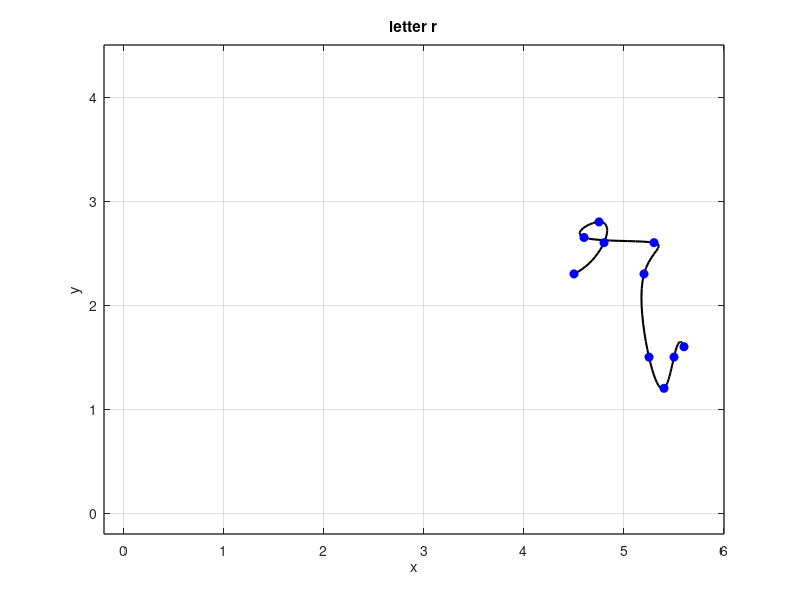

Write MATLAB code to recreate this figure.
% Define data points
x = [4.5 4.8 4.75 4.6 5.3 5.2 5.25 5.4 5.5 5.6];
y = [2.3 2.6 2.8 2.65 2.6 2.3 1.5 1.2 1.5 1.6];

n = length(x);
t = 0:n-1;
tt = 0:0.1:n-1;

xx = spline(t, x, tt);
yy = spline(t, y, tt);

figure(1)
plot(xx, yy, 'k', 'LineWidth', 1.5)
hold on
plot (x, y, 'bo', 'MarkerFaceColor', 'b')
axis([-0.2 6 -0.2 4.5])
grid on
title('letter r')
xlabel('x')
ylabel('y')
set(gca, 'FontSize', 10, 'LineWidth', 1)
grid on




